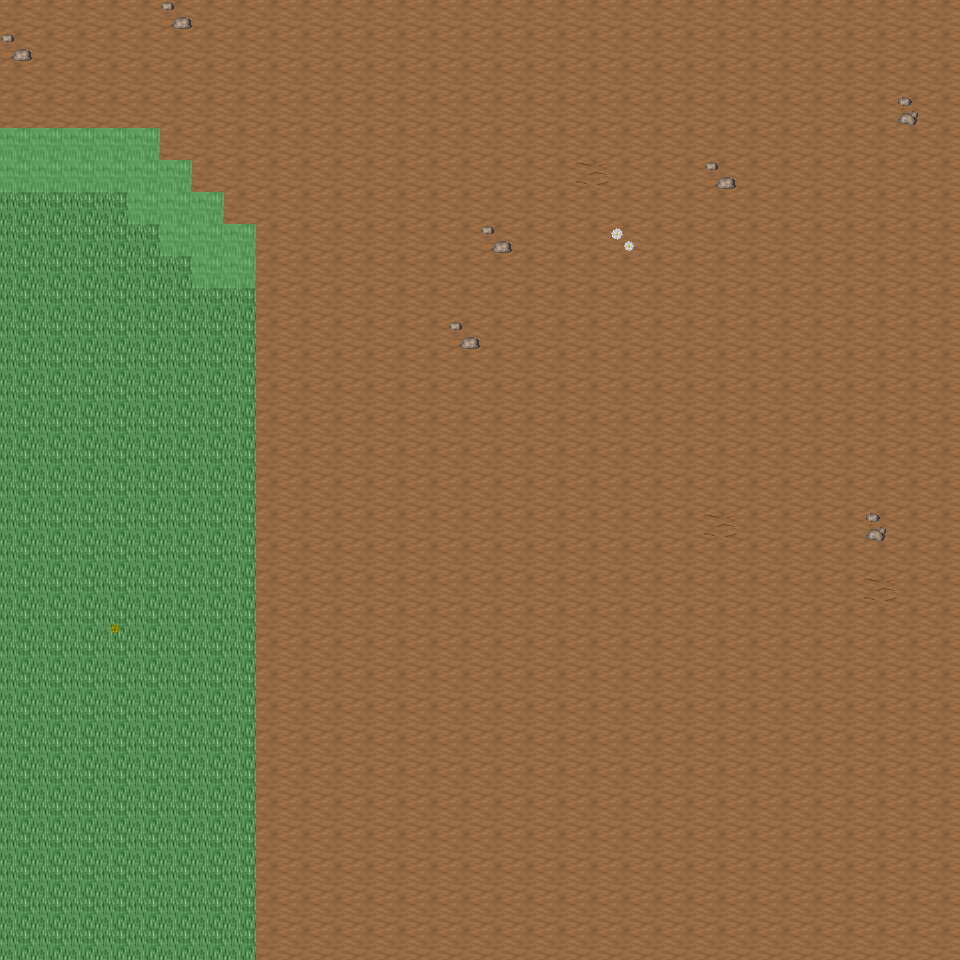

This is a level from a 2D game, rendered from its Tiled map with the project's own tilesets. A one-line summary and the map file follow, with tile-layer data summarised:
An orthogonal 30x30 tile map with 32x32 px tiles, 6 tile layers (Ground, Object, Object2, Above, ...), 29 tilesets and 4 objects (4x mapExit).

<map version="1.0" orientation="orthogonal" renderorder="right-down" width="30" height="30" tilewidth="32" tileheight="32" nextobjectid="5">
  <tileset firstgid="1" name="tileset_ground_ground" tilewidth="32" tileheight="32" tilecount="33" columns="3">
    <image source="../drawable/tileset_ground_ground.png" width="96" height="352" />
  </tileset>
  <tileset firstgid="34" name="tileset_ground_ridge_earth_dark" tilewidth="32" tileheight="32" tilecount="96" columns="12">
    <image source="../drawable/tileset_ground_ridge_earth_dark.png" width="384" height="256" />
  </tileset>
  <tileset firstgid="130" name="tileset_ground_rock_pebbles" tilewidth="32" tileheight="32" tilecount="3" columns="1">
    <image source="../drawable/tileset_ground_rock_pebbles.png" width="32" height="96" />
  </tileset>
  <tileset firstgid="133" name="tileset_ground_ladder_steps" tilewidth="32" tileheight="32" tilecount="6" columns="3">
    <image source="../drawable/tileset_ground_ladder_steps.png" width="96" height="64" />
  </tileset>
  <tileset firstgid="139" name="tileset_ground_grass_edges" tilewidth="32" tileheight="32" tilecount="36" columns="12">
    <image source="../drawable/tileset_ground_grass_edges.png" width="384" height="96" />
  </tileset>
  <tileset firstgid="175" name="tileset_ground_grass_corners" tilewidth="32" tileheight="32" tilecount="24" columns="6">
    <image source="../drawable/tileset_ground_grass_corners.png" width="192" height="128" />
  </tileset>
  <tileset firstgid="199" name="tileset_ground_earth_edges" tilewidth="32" tileheight="32" tilecount="18" columns="6">
    <image source="../drawable/tileset_ground_earth_edges.png" width="192" height="96" />
  </tileset>
  <tileset firstgid="217" name="tileset_plant_flower_daisy_white" tilewidth="32" tileheight="32" tilecount="8" columns="2">
    <image source="../drawable/tileset_plant_flower_daisy_white.png" width="64" height="128" />
  </tileset>
  <tileset firstgid="225" name="tileset_item_corpse_huge_animal" tilewidth="32" tileheight="32" tilecount="16" columns="2">
    <image source="../drawable/tileset_item_corpse_huge_animal.png" width="64" height="256" />
  </tileset>
  <tileset firstgid="241" name="tileset_plant_grasses" tilewidth="32" tileheight="32" tilecount="6" columns="3">
    <image source="../drawable/tileset_plant_grasses.png" width="96" height="64" />
  </tileset>
  <tileset firstgid="247" name="tileset_plant_flower_daisy_blue" tilewidth="32" tileheight="32" tilecount="8" columns="2">
    <image source="../drawable/tileset_plant_flower_daisy_blue.png" width="64" height="128" />
  </tileset>
  <tileset firstgid="255" name="tileset_plant_flower_daisy_yellow" tilewidth="32" tileheight="32" tilecount="8" columns="2">
    <image source="../drawable/tileset_plant_flower_daisy_yellow.png" width="64" height="128" />
  </tileset>
  <tileset firstgid="263" name="tileset_plant_flower_daisy_red" tilewidth="32" tileheight="32" tilecount="8" columns="2">
    <image source="../drawable/tileset_plant_flower_daisy_red.png" width="64" height="128" />
  </tileset>
  <tileset firstgid="271" name="tileset_plant_bush_bushes" tilewidth="32" tileheight="32" tilecount="10" columns="5">
    <image source="../drawable/tileset_plant_bush_bushes.png" width="160" height="64" />
  </tileset>
  <tileset firstgid="281" name="tileset_plant_stump_stump_brown" tilewidth="32" tileheight="32" tilecount="4" columns="2">
    <image source="../drawable/tileset_plant_stump_stump_brown.png" width="64" height="64" />
  </tileset>
  <tileset firstgid="285" name="tileset_logic_creature_orc" tilewidth="32" tileheight="32" tilecount="6" columns="6">
    <image source="../drawable/tileset_logic_creature_orc.png" width="192" height="32" />
  </tileset>
  <tileset firstgid="291" name="tileset_logic_creature_gnome" tilewidth="32" tileheight="32" tilecount="6" columns="6">
    <image source="../drawable/tileset_logic_creature_gnome.png" width="192" height="32" />
  </tileset>
  <tileset firstgid="297" name="tileset_logic_portal" tilewidth="32" tileheight="32" tilecount="24" columns="8">
    <image source="../drawable/tileset_logic_portal.png" width="256" height="96" />
  </tileset>
  <tileset firstgid="321" name="tileset_logic_creature_animal" tilewidth="32" tileheight="32" tilecount="32" columns="8">
    <image source="../drawable/tileset_logic_creature_animal.png" width="256" height="128" />
  </tileset>
  <tileset firstgid="353" name="tileset_logic_collision" tilewidth="32" tileheight="32" tilecount="1" columns="1">
    <image source="../drawable/tileset_logic_collision.png" width="32" height="32" />
  </tileset>
  <tileset firstgid="354" name="tileset_plant_tree_dead_tree_5" tilewidth="32" tileheight="32" tilecount="20" columns="4">
    <image source="../drawable/tileset_plant_tree_dead_tree_5.png" width="128" height="160" />
  </tileset>
  <tileset firstgid="374" name="tileset_plant_tree_dead_tree_6" tilewidth="32" tileheight="32" tilecount="20" columns="4">
    <image source="../drawable/tileset_plant_tree_dead_tree_6.png" width="128" height="160" />
  </tileset>
  <tileset firstgid="394" name="tileset_plant_tree_dead_tree_7" tilewidth="32" tileheight="32" tilecount="20" columns="4">
    <image source="../drawable/tileset_plant_tree_dead_tree_7.png" width="128" height="160" />
  </tileset>
  <tileset firstgid="414" name="tileset_plant_bush_large_dead" tilewidth="32" tileheight="32" tilecount="2" columns="1">
    <image source="../drawable/tileset_plant_bush_large_dead.png" width="32" height="64" />
  </tileset>
  <tileset firstgid="416" name="tileset_plant_bush_large_wide_dead" tilewidth="32" tileheight="32" tilecount="4" columns="2">
    <image source="../drawable/tileset_plant_bush_large_wide_dead.png" width="64" height="64" />
  </tileset>
  <tileset firstgid="420" name="tileset_plant_grasses_wildland" tilewidth="32" tileheight="32" tilecount="4" columns="4">
    <image source="../drawable/tileset_plant_grasses_wildland.png" width="128" height="32" />
  </tileset>
  <tileset firstgid="424" name="tileset_object_skullsonspikes_l" tilewidth="32" tileheight="32" tilecount="12" columns="4">
    <image source="../drawable/tileset_object_skullsonspikes_l.png" width="128" height="96" />
  </tileset>
  <tileset firstgid="436" name="tileset_object_skullsonspikes_r" tilewidth="32" tileheight="32" tilecount="12" columns="4">
    <image source="../drawable/tileset_object_skullsonspikes_r.png" width="128" height="96" />
  </tileset>
  <tileset firstgid="448" name="tileset_logic_item_herb" tilewidth="32" tileheight="32" tilecount="5" columns="5">
    <image source="../drawable/tileset_logic_item_herb.png" width="160" height="32" />
  </tileset>
  <layer name="Ground" width="30" height="30">
    <data>[900 cells, 900 non-empty, 2 distinct tile ids]</data>
  </layer>
  <layer name="Object" width="30" height="30">
    <data>[900 cells, 24 non-empty, 9 distinct tile ids]</data>
  </layer>
  <layer name="Object2" width="30" height="30">
    <data>[900 cells, 10 non-empty, 5 distinct tile ids]</data>
  </layer>
  <layer name="Above" width="30" height="30">
    <data>[900 cells, 0 non-empty, 0 distinct tile ids]</data>
  </layer>
  <layer name="Above2" width="30" height="30">
    <data>[900 cells, 0 non-empty, 0 distinct tile ids]</data>
  </layer>
  <layer name="Walkable" width="30" height="30">
    <data>[900 cells, 19 non-empty, 1 distinct tile ids]</data>
  </layer>
  <objectgroup name="MapEvents">
    <object id="1" name="north" type="mapExit" x="0" y="0" width="960" height="32">
      <properties>
        <property name="map" value="level_0_x89_y60" />
        <property name="x" value="0" />
        <property name="y" value="28" />
      </properties>
    </object>
    </objectgroup>
</map>
<!-- 3 of 4 objects omitted -->
